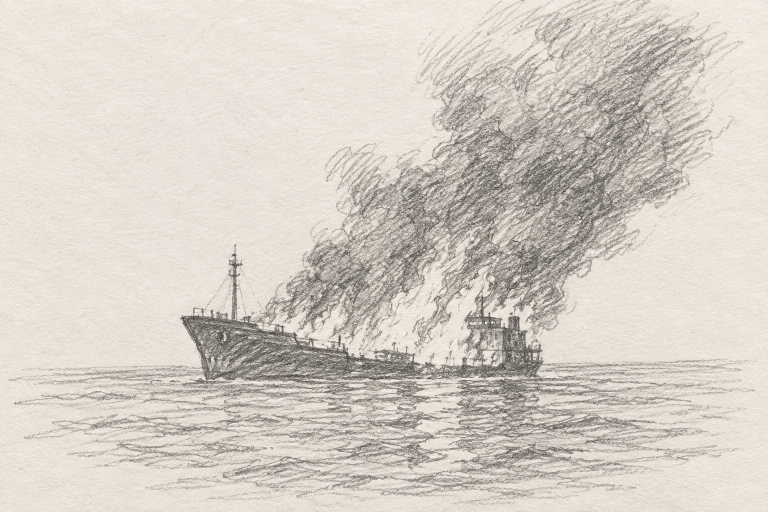
#> input picture examples/tanker.png, 1536 x 1024 px (shown at 1/2 size)
$ python -i planner.py   (imports and definitions only)
#> lines starting #> are read from the running program, lines starting #| are printed output that depends on the picture
"""Reading an image and planning its 720 drawing events."""
from __future__ import annotations

import math
from dataclasses import dataclass
from pathlib import Path

import numpy as np
from PIL import Image, ImageOps
from scipy import ndimage as ndi

from .constants import H, PHASES, TOTAL, W
from .pen import Pen, length, resample


@dataclass(frozen=True)
class Look:
    """How the picture is read and what it is drawn with. detail > 1 draws more fine lines
    and tighter hatching (or smaller, more numerous strokes in paint); contrast > 1 darkens the
    shading of flat, low-contrast pictures (or deepens the tones of a painting)."""
    detail: float = 1.0
    contrast: float = 1.0
    medium: str = "pencil"             # or "paint"

    # [51 lines left out: functions suffix, load_target, canny, not called in this run]


NB = [(-1, 0), (1, 0), (0, -1), (0, 1), (-1, -1), (-1, 1), (1, -1), (1, 1)]


# [103 lines left out: functions trace, smooth, split_long, sample, contour_paths, ridge_paths, not called in this run]


def orientation_field(gray, sigma=6):
    """Local isophote angle (degrees) and coherence from the structure tensor."""
#> called with sigma = 6
    g = ndi.gaussian_filter(gray, 1.5)
    gx, gy = ndi.sobel(g, 1), ndi.sobel(g, 0)
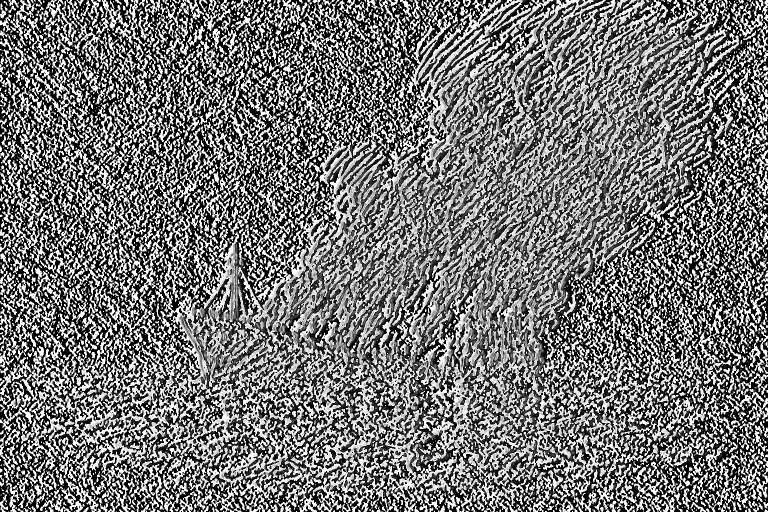
#> gx: shape (1024, 1536) (shown at 1/2 size); min 0, max 255, mean 116.5
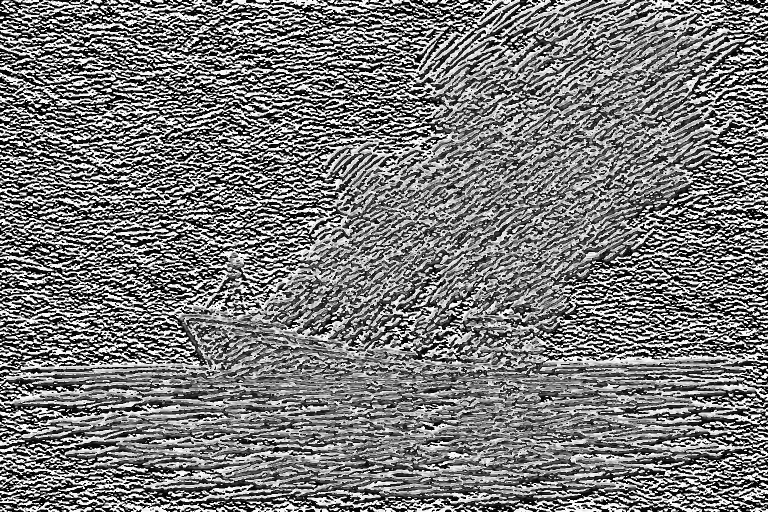
#> gy: shape (1024, 1536) (shown at 1/2 size); min 0, max 255, mean 121.7
    jxx = ndi.gaussian_filter(gx * gx, sigma)
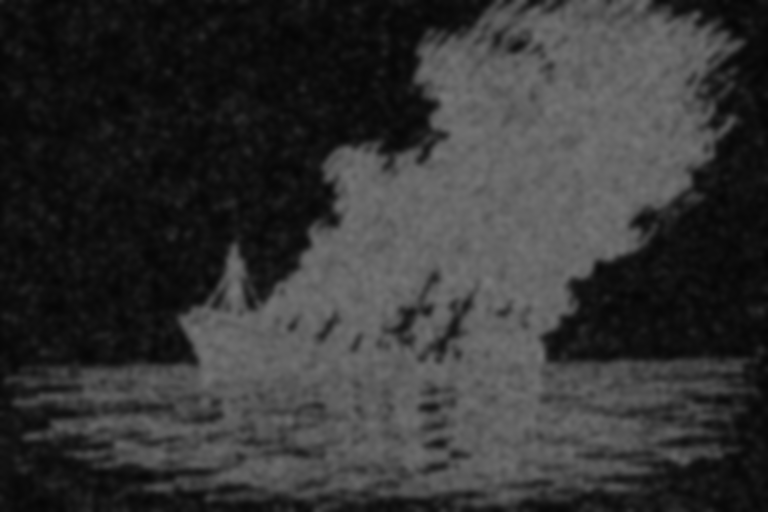
#> jxx: shape (1024, 1536) (shown at 1/2 size); min 4, max 119, mean 52.2
    jyy = ndi.gaussian_filter(gy * gy, sigma)
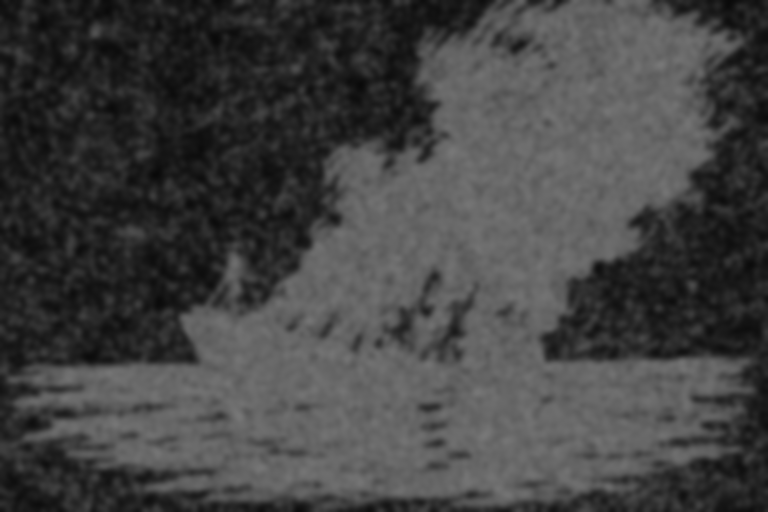
#> jyy: shape (1024, 1536) (shown at 1/2 size); min 9, max 120, mean 66.5
    jxy = ndi.gaussian_filter(gx * gy, sigma)
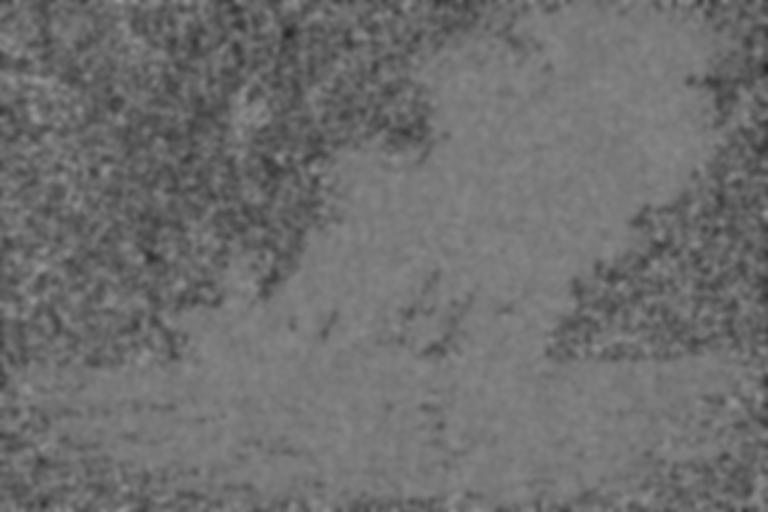
#> jxy: shape (1024, 1536) (shown at 1/2 size); min 38, max 153, mean 110.1
    theta = 0.5 * np.arctan2(2 * jxy, jxx - jyy)        # gradient direction
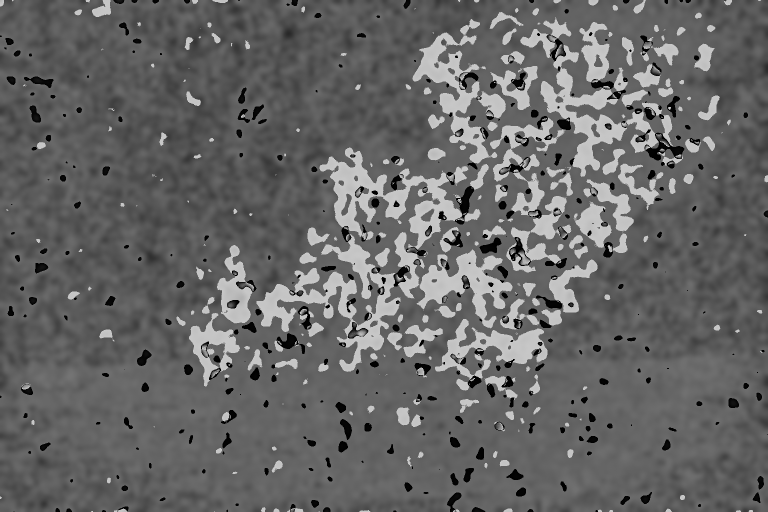
#> theta: shape (1024, 1536) float16 (shown at 1/2 size); min 0, max 0.785, mean 0.403
    coh = np.sqrt((jxx - jyy) ** 2 + 4 * jxy ** 2) / (jxx + jyy + 1e-9)
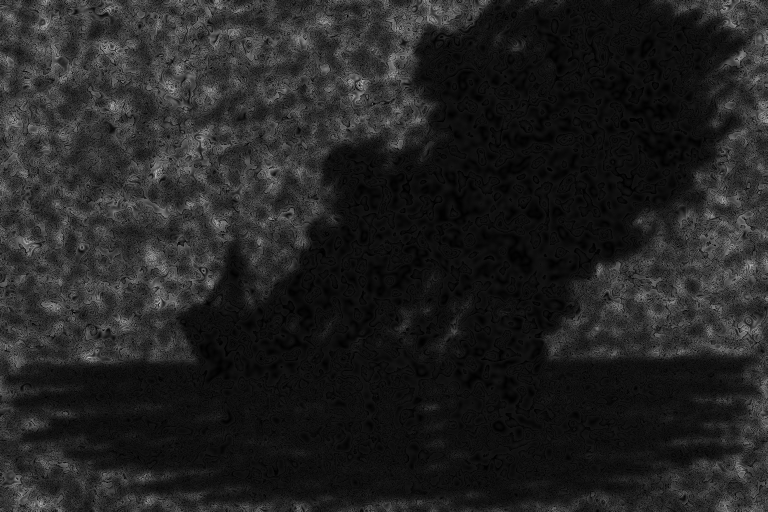
#> coh: shape (1024, 1536) float64 (shown at 1/2 size); min 0, max 0.906, mean 0.137
    return np.degrees(theta) + 90, coh                   # +90: along the edge


# ==========================================================================
# Building the day
# ==========================================================================
def ev(phase, label, strokes):
    return dict(phase=phase, label=label, strokes=[s for s in strokes if s])


# [268 lines left out: functions group_paths, rdp, guide, construction_events, erase_events, build_plan and 3 more, not called in this run]

>>> import cv2
>>> picture = cv2.imread('../examples/tanker.png', cv2.IMREAD_GRAYSCALE)
>>> result = orientation_field(picture)
